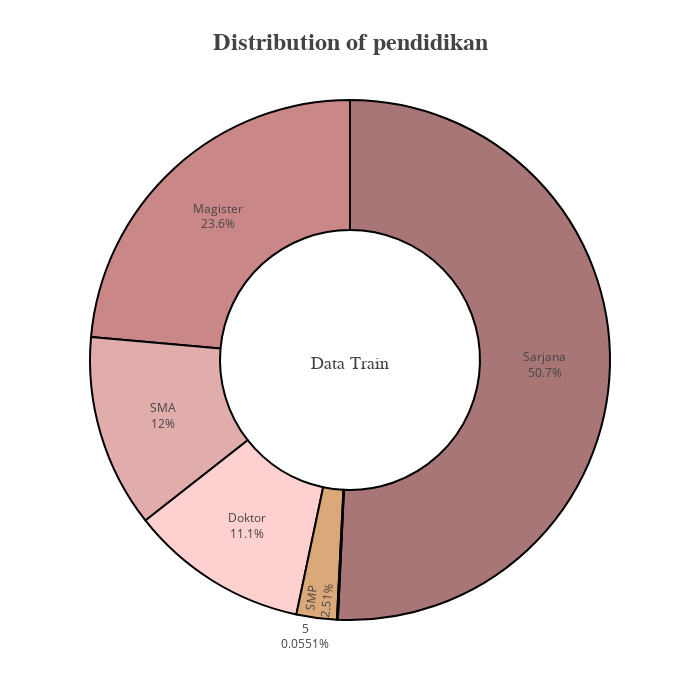

Notebook code cell kept with this figure:
### Markdown cell above
- Data Training

### Code cell
mask = combined['pendidikan'].value_counts().reset_index(name='count').sort_values('count', ascending=False)

fig = go.Figure()
fig.add_trace(
    go.Pie(
        labels=mask['pendidikan'],
        title="Data Train",
                  titlefont={'size':18, 'family': 'Serif',},
         values=mask['count'],
        hole=0.5,
        )
    )
fig.update_traces(
    hoverinfo='label+value',
    textinfo='label+percent',
    textfont_size=12,
    marker=dict(
        colors=palette,
        line=dict(color='#000000',
                  width=2)
        )
    )
fig.layout.update(title="<b>Distribution of pendidikan<b>",
                  titlefont={'size':24, 'family': 'Serif',},
                  showlegend=False, 
                  height=700, 
                  width=700, 
                  template=None, 
                 )

fig.show()

### Figure 1 — Plotly figure (JSON) as saved in the notebook; plotly's stock layout.template omitted (floating-point values rounded to 4 significant figures)
{"data": [{"hole": 0.5, "hoverinfo": "label+value", "labels": ["Sarjana", "Magister", "SMA", "Doktor", "SMP", "5"], "marker": {"colors": ["#A87676", "#CA8787", "#E1ACAC", "#FFD0D0", "#DBA979", "#ECCA9C", "#E8EFCF"], "line": {"color": "#000000", "width": 2}}, "textfont": {"size": 12}, "textinfo": "label+percent", "title": {"font": {"family": "Serif", "size": 18}, "text": "Data Train"}, "type": "pie", "values": [1841, 856, 435, 403, 91, 2]}], "layout": {"height": 700, "showlegend": false, "title": {"font": {"family": "Serif", "size": 24}, "text": "<b>Distribution of pendidikan<b>"}, "width": 700}}
